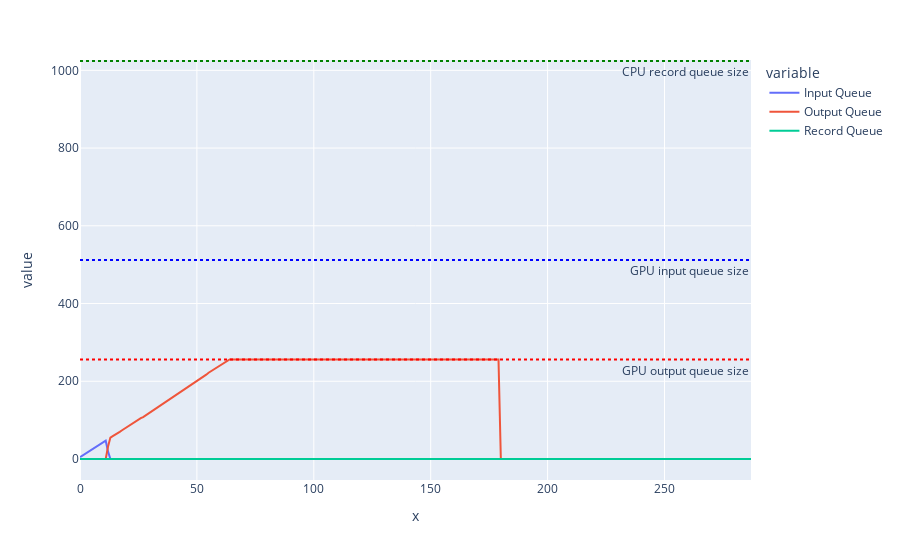

The notebook cell saved with this chart:
### Code cell
# use plotly to create a line chart that has each "Queue" column as a line, and the x-axis is the length of the index
fig = px.line(df, x=range(len(df)), y=['Input Queue', 'Output Queue', 'Record Queue'])
# add à horizontal blue line at the level of the "GPU input queue size" metadata
fig.add_hline(y=int(metadata_dict['GPU Input Queue size']), line_dash="dot", line_color="blue", annotation_text="GPU input queue size", annotation_position="bottom right")
# add à horizontal red line at the level of the "GPU output queue size" metadata
fig.add_hline(y=int(metadata_dict['GPU Output Queue size']), line_dash="dot", line_color="red", annotation_text="GPU output queue size", annotation_position="bottom right")
# add à horizontal green line at the level of the "GPU record queue size" metadata
fig.add_hline(y=int(metadata_dict['CPU Record Queue size']), line_dash="dot", line_color="green", annotation_text="CPU record queue size", annotation_position="bottom right")

fig.show()

### Figure 1 — Plotly figure (JSON) as saved in the notebook; plotly's stock layout.template omitted (floating-point values rounded to 4 significant figures; data arrays with more than 128 entries replaced by an {"elided": "..."} marker saying what was removed)
{"data": [{"hovertemplate": "variable=Input Queue<br>x=%{x}<br>value=%{y}<extra></extra>", "legendgroup": "Input Queue", "line": {"color": "#636efa", "dash": "solid"}, "marker": {"symbol": "circle"}, "mode": "lines", "name": "Input Queue", "orientation": "v", "showlegend": true, "type": "scatter", "x": {"elided": "288 int values"}, "xaxis": "x", "y": {"elided": "288 int values"}, "yaxis": "y"}, {"hovertemplate": "variable=Output Queue<br>x=%{x}<br>value=%{y}<extra></extra>", "legendgroup": "Output Queue", "line": {"color": "#EF553B", "dash": "solid"}, "marker": {"symbol": "circle"}, "mode": "lines", "name": "Output Queue", "orientation": "v", "showlegend": true, "type": "scatter", "x": {"elided": "288 int values"}, "xaxis": "x", "y": {"elided": "288 int values"}, "yaxis": "y"}, {"hovertemplate": "variable=Record Queue<br>x=%{x}<br>value=%{y}<extra></extra>", "legendgroup": "Record Queue", "line": {"color": "#00cc96", "dash": "solid"}, "marker": {"symbol": "circle"}, "mode": "lines", "name": "Record Queue", "orientation": "v", "showlegend": true, "type": "scatter", "x": {"elided": "288 int values"}, "xaxis": "x", "y": {"elided": "288 int values"}, "yaxis": "y"}], "layout": {"annotations": [{"showarrow": false, "text": "GPU input queue size", "x": 1, "xanchor": "right", "xref": "x domain", "y": 512, "yanchor": "top", "yref": "y"}, {"showarrow": false, "text": "GPU output queue size", "x": 1, "xanchor": "right", "xref": "x domain", "y": 256, "yanchor": "top", "yref": "y"}, {"showarrow": false, "text": "CPU record queue size", "x": 1, "xanchor": "right", "xref": "x domain", "y": 1024, "yanchor": "top", "yref": "y"}], "legend": {"title": {"text": "variable"}, "tracegroupgap": 0}, "margin": {"t": 60}, "shapes": [{"line": {"color": "blue", "dash": "dot"}, "type": "line", "x0": 0, "x1": 1, "xref": "x domain", "y0": 512, "y1": 512, "yref": "y"}, {"line": {"color": "red", "dash": "dot"}, "type": "line", "x0": 0, "x1": 1, "xref": "x domain", "y0": 256, "y1": 256, "yref": "y"}, {"line": {"color": "green", "dash": "dot"}, "type": "line", "x0": 0, "x1": 1, "xref": "x domain", "y0": 1024, "y1": 1024, "yref": "y"}], "xaxis": {"anchor": "y", "domain": [0, 1], "title": {"text": "x"}}, "yaxis": {"anchor": "x", "domain": [0, 1], "title": {"text": "value"}}}}
